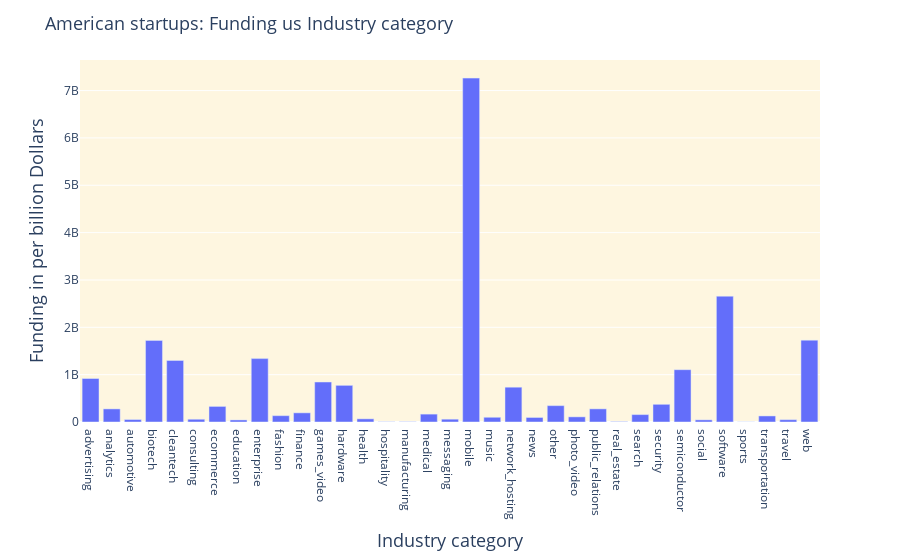

The code cell stored with this chart in its notebook:
### Code cell
import plotly.express as px
#df_category_funding["funding"] = df_category_funding["funding"]
fig2 = px.bar(df_category_funding, x="category_code", y="funding", height=600)
fig2.update_layout(
    title={"text": "American startups: Funding us Industry category", "font": {"size": 18}},
    xaxis={"title": {"text": " Industry category", "font": {"size": 18}}},
    yaxis={"title": {"text": " Funding in per billion Dollars", "font": {"size": 18}}},
    paper_bgcolor='white',plot_bgcolor='rgb(254, 246, 224)'
)
fig2.show()

### Figure 1 — Plotly figure (JSON) as saved in the notebook; plotly's stock layout.template omitted (floating-point values rounded to 4 significant figures)
{"data": [{"alignmentgroup": "True", "hovertemplate": "category_code=%{x}<br>funding=%{y}<extra></extra>", "legendgroup": "", "marker": {"color": "#636efa", "pattern": {"shape": ""}}, "name": "", "offsetgroup": "", "orientation": "v", "showlegend": false, "textposition": "auto", "type": "bar", "x": ["advertising", "analytics", "automotive", "biotech", "cleantech", "consulting", "ecommerce", "education", "enterprise", "fashion", "finance", "games_video", "hardware", "health", "hospitality", "manufacturing", "medical", "messaging", "mobile", "music", "network_hosting", "news", "other", "photo_video", "public_relations", "real_estate", "search", "security", "semiconductor", "social", "software", "sports", "transportation", "travel", "web"], "xaxis": "x", "y": [918619012, 276415182, 52000000, 1723699484, 1300284730, 58050000, 329081922, 43263835, 1338882096, 133570000, 193178704, 844643530, 773938873, 66330000, 3750000, 4662000, 166334616, 59053000, 7263750881, 99725019, 735033389, 95380000, 345309233, 108286415, 277066000, 7347782, 156300000, 373428570, 1105156970, 44973498, 2657598865, 2000000, 127704370, 48575000, 1729035436], "yaxis": "y"}], "layout": {"autosize": true, "barmode": "relative", "legend": {"tracegroupgap": 0}, "margin": {"t": 60}, "paper_bgcolor": "white", "plot_bgcolor": "rgb(254, 246, 224)", "title": {"font": {"size": 18}, "text": "American startups: Funding us Industry category"}, "xaxis": {"anchor": "y", "autorange": true, "domain": [0, 1], "range": [-0.5, 34.5], "title": {"font": {"size": 18}, "text": " Industry category"}, "type": "category"}, "yaxis": {"anchor": "x", "autorange": true, "domain": [0, 1], "range": [0, 7646000000.0], "title": {"font": {"size": 18}, "text": " Funding in per billion Dollars"}, "type": "linear"}}}
